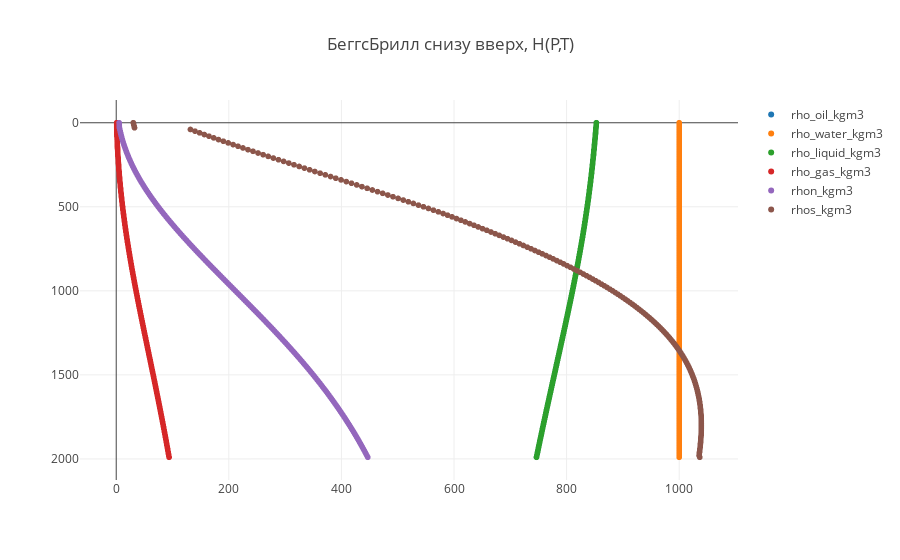

Notebook cell for this chart:
### Code cell
trace1 = trace(14)
trace2 = trace(15)
trace3 = trace(16)
trace4 = trace(17)
trace5 = trace(41)
trace6 = trace(48)

data = [trace1, trace2, trace3, trace4,  trace5,  trace6]

plot()

### Figure 1 — Plotly figure (JSON) as saved in the notebook; plotly's stock layout.template omitted (floating-point values rounded to 4 significant figures; data arrays with more than 128 entries replaced by an {"elided": "..."} marker saying what was removed)
{"data": [{"mode": "markers", "name": "rho_oil_kgm3", "type": "scattergl", "uid": "f724211e-13c2-481e-9064-bbf34f7e2315", "x": {"elided": "200 float values"}, "y": {"elided": "200 int values"}}, {"mode": "markers", "name": "rho_water_kgm3", "type": "scattergl", "uid": "eba06196-6509-4f15-8b73-67da3dd968c1", "x": {"elided": "200 int values"}, "y": {"elided": "200 int values"}}, {"mode": "markers", "name": "rho_liquid_kgm3", "type": "scattergl", "uid": "9caa7f69-80c7-4c96-90fb-891b4c505cae", "x": {"elided": "200 float values"}, "y": {"elided": "200 int values"}}, {"mode": "markers", "name": "rho_gas_kgm3", "type": "scattergl", "uid": "43634bf6-ca60-42f7-8a27-be3c6324cb27", "x": {"elided": "200 float values"}, "y": {"elided": "200 int values"}}, {"mode": "markers", "name": "rhon_kgm3", "type": "scattergl", "uid": "126978f9-f762-4e3d-8d02-4633d67de147", "x": {"elided": "200 float values"}, "y": {"elided": "200 int values"}}, {"mode": "markers", "name": "rhos_kgm3", "type": "scattergl", "uid": "f8543541-edea-4d6e-bf4f-fa1fba5fffbe", "x": {"elided": "200 float values"}, "y": {"elided": "200 int values"}}], "layout": {"title": {"text": "БеггсБрилл снизу вверх, H(P,T)"}, "yaxis": {"autorange": "reversed"}}}
